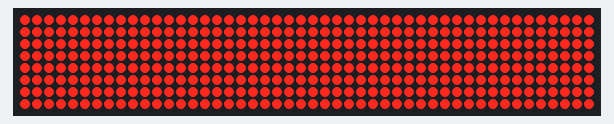
The sketch below on a simulated Arduino Uno, built with avr-gcc and run on an emulated ATmega328P. Shown: 48×8 LED matrix.

Above: at 0.8 s.

The sketch:

sketch_jul10a.ino
```cpp
#include <MaxMatrix.h>
#include <avr/wdt.h>

#define DIN 12
#define LOAD 10
#define CLK 11
#define M_COUNT 6
#define N_MATRIX 5

//LedControl matrix(DIN, CLK, LOAD, M_COUNT);
MaxMatrix matrix(DIN, LOAD, CLK, M_COUNT);


void setup() {
  matrix.init();
  matrix.setIntensity(7);
  matrix.clear();
  //ewdt_enable(WDTO_2S);
//  TURN ON ALL MATRIX
//  for (int i=8*(M_COUNT-(N_MATRIX)); i<8*(M_COUNT-(N_MATRIX-1)); i++) {
//     for (int j=0; j<8; j++) {
//        matrix.setDot(i,j,1);
//     }
//  }

//  TURN ON ALL
  for (int i=0; i<8*M_COUNT; i++) {
     for (int j=0; j<8; j++) {
        matrix.setDot(i,j,1);
     }
  }
//   for (int n=0; n<matrix.getDeviceCount(); n++) {
//      matrix.shutdown(n, false);
//      matrix.setIntensity(n, 7);
//      matrix.clearDisplay(n);
//   }
//
//   for (int n=0; n<matrix.getDeviceCount(); n++)
//    matrix.clearDisplay(n);
//
//  for (int n=0; n<matrix.getDeviceCount(); n++) {
//      for (int i=0; i<8; i++) {
//        for (int j=0; j<8; j++) {
//        //matrix.setRow(N_MATRIX, i, 1);
//        //matrix.setColumn(N_MATRIX, j, 1);
//          //delay(100);
//          matrix.setLed(n, i, j, true);
//          //delay(100);
//          //matrix.setLed(n, i, j, false);
//        }
//      }
//    }
}

void loop() {
  //wdt_reset();
// ONE MATRIX ONE BY ONE LIGHT
  //matrix.clear();
  //for (int i=8*(M_COUNT-(N_MATRIX)); i<8*(M_COUNT-(N_MATRIX-1)); i++) {


//  ////////////////////////////////////////////////////////////////////////////////
//  for (int i=0; i<8; i++) {
//     for (int j=0; j<8; j++) {
//        //matrix.setRow(N_MATRIX, i, 1);
//        //matrix.setColumn(N_MATRIX, j, 1);
//        matrix.setLed(N_MATRIX, i, j, 1);
//        //matrix.setDot(i,j,1);
//        delay(100);
//     }
//  }
//  delay(1000);
//  matrix.clearDisplay(N_MATRIX);
  //////////////////////////////////////////////////////////////////////////////////


//  LIGHT ONE BY ONE
//  matrix.clear();
//  for (int i=0; i<8*M_COUNT; i++) {
//     for (int j=0; j<8; j++) {
//        matrix.setDot(i,j,1);
//        delay(10);
//     }
//  }
//  delay(1000);

// MATRIX QUERY ONE BY ONE
//  for (int NM=1; NM<=M_COUNT; NM++) {
//  matrix.clear();
//  for (int i=8*(M_COUNT-(NM)); i<8*(M_COUNT-(NM-1)); i++) {
//     for (int j=0; j<8; j++) {
//        matrix.setDot(i,j,1);
//     }
//  }
//  delay(1000);
//}
//delay(1000);

// ONE MATRIX LIGHT ONE BY ONE
//  matrix.clear();
//  for (int i=8*(M_COUNT-(N_MATRIX)); i<8*(M_COUNT-(N_MATRIX-1)); i++) {
//     for (int j=0; j<8; j++) {
//        matrix.setDot(i,j,1);
//        //delay(10);
//     }
//  }
//  delay(1000);

//  ON/OFF LIGHT 1 MATRIX ONE BY ONE
//  for (int i=0; i<8; i++)
//    for (int j=0; j<8; j++){
//      matrix.setDot(i,j,1);
//      delay(300);
//      matrix.setDot(i,j,0);
//      delay(100);
//    }
}
```
